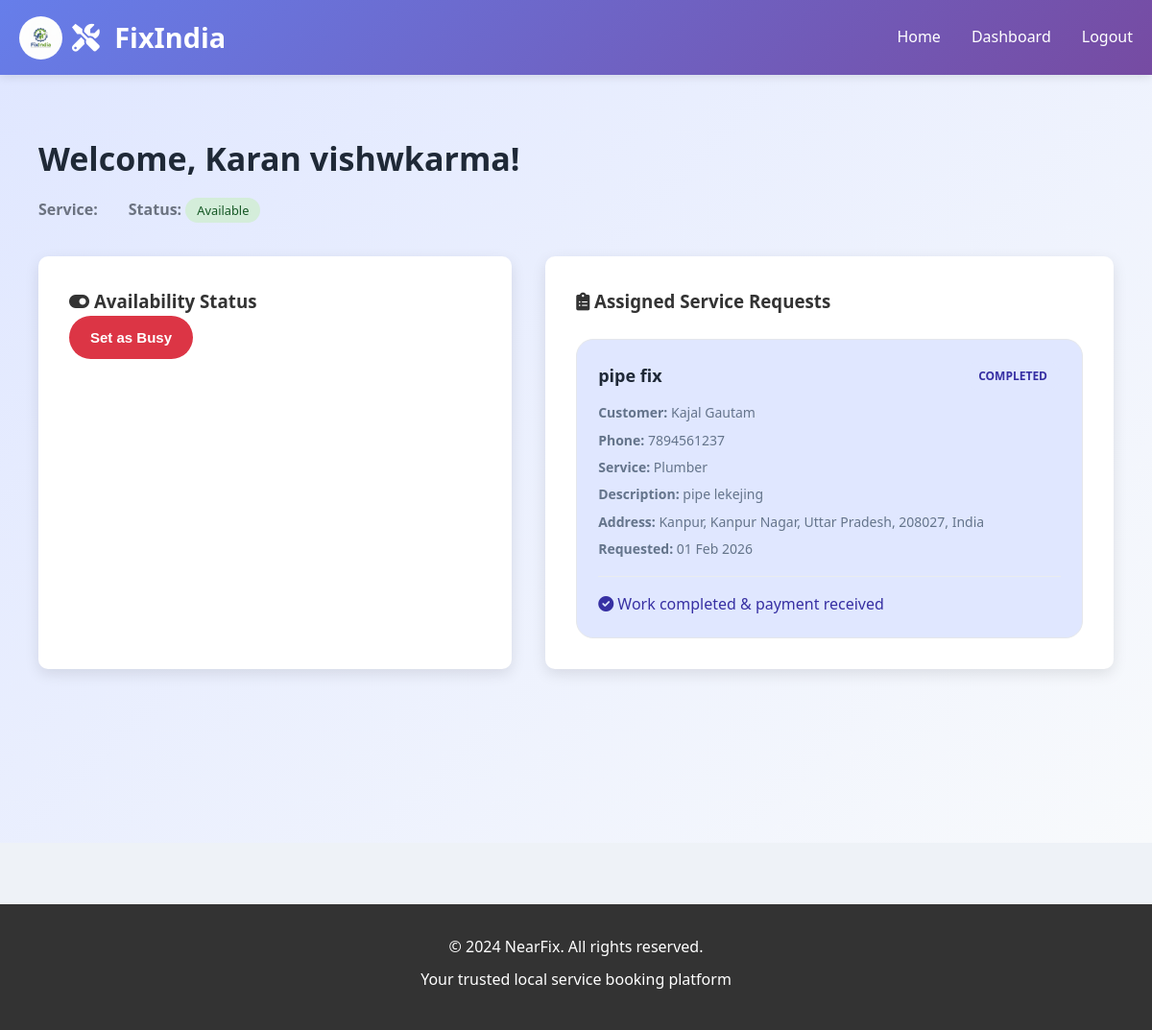
Screenshot of /helper/dashboard (signed in) with the database file from the repository.
### tables this page shows
CREATE TABLE helpers (
                helper_id INTEGER PRIMARY KEY AUTOINCREMENT,
                username TEXT UNIQUE NOT NULL,
                email TEXT UNIQUE NOT NULL,
                password TEXT NOT NULL,
                full_name TEXT NOT NULL,
                phone TEXT,
                service_type_id INTEGER,
                latitude REAL,
                longitude REAL,
                is_available BOOLEAN DEFAULT 1,
                is_approved BOOLEAN DEFAULT 0,
                created_at TIMESTAMP DEFAULT CURRENT_TIMESTAMP,
                FOREIGN KEY (service_type_id) REFERENCES services(service_id)
            );

CREATE TABLE service_requests (
                request_id INTEGER PRIMARY KEY AUTOINCREMENT,
                user_id INTEGER NOT NULL,
                helper_id INTEGER,
                service_type_id INTEGER NOT NULL,
                title TEXT NOT NULL,
                description TEXT NOT NULL,
                user_latitude REAL,
                user_longitude REAL,
                user_address TEXT,
                status TEXT DEFAULT 'pending',
                created_at TIMESTAMP DEFAULT CURRENT_TIMESTAMP,
                updated_at TIMESTAMP DEFAULT CURRENT_TIMESTAMP,
                FOREIGN KEY (user_id) REFERENCES users(user_id),
                FOREIGN KEY (helper_id) REFERENCES helpers(helper_id),
                FOREIGN KEY (service_type_id) REFERENCES services(service_id)
            );

CREATE TABLE users (
                user_id INTEGER PRIMARY KEY AUTOINCREMENT,
                username TEXT UNIQUE NOT NULL,
                email TEXT UNIQUE NOT NULL,
                password TEXT NOT NULL,
                full_name TEXT NOT NULL,
                phone TEXT,
                address TEXT,
                created_at TIMESTAMP DEFAULT CURRENT_TIMESTAMP
            );

CREATE TABLE services (
                service_id INTEGER PRIMARY KEY AUTOINCREMENT,
                service_name TEXT NOT NULL,
                description TEXT,
                created_at TIMESTAMP DEFAULT CURRENT_TIMESTAMP
            );

### app.py (the view)
    def decorated_function(*args, **kwargs):
        if 'user_id' not in session and 'helper_id' not in session and 'admin_id' not in session:
            return redirect(url_for('home'))
        return f(*args, **kwargs)

### app.py (called while the page is built)
def get_db_connection():
    conn = sqlite3.connect(DATABASE)
    conn.row_factory = sqlite3.Row
    return conn

@app.template_filter('date')
def format_date(value, fmt='%Y-%m-%d'):
    if isinstance(value, str):
        try:
            value = datetime.strptime(value, '%Y-%m-%d %H:%M:%S')
        except ValueError:
            return value
    return value.strftime(fmt)

def login_required(f):
    def decorated_function(*args, **kwargs):
        if 'user_id' not in session and 'helper_id' not in session and 'admin_id' not in session:
            return redirect(url_for('home'))
        return f(*args, **kwargs)
    decorated_function.__name__ = f.__name__
    return decorated_function

@app.route('/helper/dashboard')
@login_required
def helper_dashboard():
    if 'helper_id' not in session:
        return redirect(url_for('helper_login'))
    conn = get_db_connection()
    helper = conn.execute('SELECT * FROM helpers WHERE helper_id = ?', (session['helper_id'],)).fetchone()
    requests = conn.execute('''
        SELECT sr.*, u.full_name as user_name, u.phone as user_phone, s.service_name
        FROM service_requests sr
        JOIN users u ON sr.user_id = u.user_id
        JOIN services s ON sr.service_type_id = s.service_id
        WHERE sr.helper_id = ?
        ORDER BY sr.created_at DESC
    ''', (session['helper_id'],)).fetchall()
    conn.close()
    return render_template('helper_dashboard.html', helper=helper, requests=requests)

### templates/helper_dashboard.html (shortened to what this page needs)
{% extends "base.html" %}
{% block content %}
<section class="dashboard-section">
    <div class="container">
        <div class="dashboard-header">
            <h2>Welcome, {{ session.helper_name }}!</h2>
            <div class="helper-info">
                <p>
                    <strong>Service:</strong> {{ helper.service_name }}
                </p>
                <p>
                    <strong>Status:</strong>
                    <span class="availability-badge {{ 'available' if helper.is_available else 'busy' }}">
                        {{ 'Available' if helper.is_available else 'Busy' }}
                    </span>
                </p>
            </div>
        </div>
        <div class="dashboard-content">
            <div class="availability-card">
                <h3><i class="fas fa-toggle-on"></i> Availability Status</h3>
                <form method="POST" action="{{ url_for('toggle_availability') }}">
                    <button type="submit"
                            class="btn {{ 'btn-danger' if helper.is_available else 'btn-success' }}">
                        {{ 'Set as Busy' if helper.is_available else 'Set as Available' }}
                    </button>
                </form>
            </div>
            <div class="assigned-requests">
                <h3><i class="fas fa-clipboard-list"></i> Assigned Service Requests</h3>
                {% if requests %}
                    <div class="requests-list">
                        {% for request in requests %}
                            <div class="request-item status-{{ request.status }}">
                                <div class="request-header">
                                    <h4>{{ request.title }}</h4>
                                    <span class="status-badge status-{{ request.status }}">
                                        {{ request.status.replace('_',' ').title() }}
                                    </span>
                                </div>
                                <div class="request-details">
                                    <p><strong>Customer:</strong> {{ request.user_name }}</p>
                                    <p><strong>Phone:</strong> {{ request.user_phone }}</p>
                                    <p><strong>Service:</strong> {{ request.service_name }}</p>
                                    <p><strong>Description:</strong> {{ request.description }}</p>
                                    {% if request.user_address %}
                                        <p><strong>Address:</strong> {{ request.user_address }}</p>
                                    {% endif %}
                                    <p>
                                        <strong>Requested:</strong>
                                        {{ request.created_at | date('%d %b %Y') }}
                                    </p>
                                </div>
                                <div class="request-actions">
                                    {% if request.status == 'completed' %}
                                        <p class="success-text">
                                            <i class="fas fa-check-circle"></i>
                                            Work completed & payment received
                                        </p>
                                    {% endif %}
                                </div>
                            </div>
                        {% endfor %}
                    </div>
                {% else %}
                    <div class="no-requests">
                        <i class="fas fa-inbox"></i>
                        <p>No service requests assigned yet.</p>
                        <p>Set your availability to <b>Available</b> to receive requests.</p>
                    </div>
                {% endif %}
            </div>
        </div>
    </div>
</section>
{% endblock %}

### static/css/style.css (style rules this page uses)
* { margin: 0; padding: 0; box-sizing: border-box; }
body { font-family: 'Segoe UI', Tahoma, Geneva, Verdana, sans-serif; line-height: 1.6; color: #333; background-color: #f8f9fa; }
.container { max-width: 1200px; margin: 0 auto; padding: 0 20px; }
.btn { display: inline-block; padding: 12px 24px; border: none; border-radius: 5px; cursor: pointer; text-decoration: none; font-weight: 500; transition: all 0.3s; text-align: center; }
.btn-danger { background: #dc3545; color: white; }
.dashboard-section { padding: 2rem 0; }
.dashboard-header { margin-bottom: 2rem; }
.dashboard-header h2 { color: #333; margin-bottom: 0.5rem; }
.dashboard-content { display: grid; grid-template-columns: 1fr 1fr; gap: 2rem; }
.request-service-card, .availability-card { background: white; padding: 2rem; border-radius: 10px; box-shadow: 0 5px 15px rgba(0,0,0,0.1); }
.requests-history, .assigned-requests { background: white; padding: 2rem; border-radius: 10px; box-shadow: 0 5px 15px rgba(0,0,0,0.1); }
.requests-history h3, .assigned-requests h3 { margin-bottom: 1.5rem; color: #333; }
.requests-list { display: flex; flex-direction: column; gap: 1rem; }
.request-item { border: 2px solid #e9ecef; border-radius: 8px; padding: 1.5rem; transition: border-color 0.3s; }
.request-header { display: flex; justify-content: space-between; align-items: center; margin-bottom: 1rem; }
.request-header h4 { color: #333; }
.request-details p { margin-bottom: 0.5rem; color: #666; }
.request-actions { margin-top: 1rem; padding-top: 1rem; border-top: 1px solid #e9ecef; }
.status-badge { padding: 4px 12px; border-radius: 20px; font-size: 0.8rem; font-weight: 500; text-transform: uppercase; }
.status-completed { background: #d4edda; color: #155724; }
.availability-badge { padding: 4px 12px; border-radius: 20px; font-size: 0.8rem; font-weight: 500; }
.available { background: #d4edda; color: #155724; }
.helper-info { display: flex; gap: 2rem; align-items: center; flex-wrap: wrap; }
.helper-info p { margin: 0; }

### static/css/dashboard.css (style rules this page uses)
:root { --primary:#4f46e5; --primary-dark:#4338ca; --secondary:#64748b; --bg:#f1f5f9; --card:#ffffff; --border:#e5e7eb; --text:#1f2937; --muted:#6b7280; --success:#22c55e; --warning:#f59e0b; --danger:#ef4444; }
.dashboard-section { min-height:100vh; background:linear-gradient(135deg,#e0e7ff,#f8fafc); padding:60px 20px; }
.container { max-width:1200px; margin:auto; }
.dashboard-header { margin-bottom:35px; }
.dashboard-header h2 { font-size:34px; font-weight:700; color:var(--text); }
.dashboard-header p { color:var(--muted); margin-top:6px; }
.dashboard-content { display:grid; grid-template-columns:1fr 1.2fr; gap:35px; }
.btn { padding:14px 22px; border-radius:999px; border:none; cursor:pointer; font-size:15px; font-weight:600; display:inline-flex; align-items:center; gap:8px; transition:0.3s; }
.requests-list { display:flex; flex-direction:column; gap:18px; }
.request-item { border-radius:18px; padding:22px; border:1px solid var(--border); background:#fafafa; transition:0.3s; }
.request-header { display:flex; justify-content:space-between; align-items:center; margin-bottom:12px; }
.request-header h4 { font-size:18px; font-weight:700; color:var(--text); }
.status-badge { padding:6px 14px; border-radius:999px; font-size:12px; font-weight:700; text-transform:uppercase; }
.status-completed { background:#e0e7ff; color:#3730a3; }
.request-details p { font-size:14px; color:var(--secondary); margin:6px 0; }

### static/css/user.css (style rules this page uses)
html, body { margin: 0; padding: 0; font-family: 'Segoe UI', Tahoma, Geneva, Verdana, sans-serif; background: #eef2f7; overflow-y: auto; }

### rows the page displays
helpers: helper_name "Karan vishwkarma", is_available "Available", is_available "Set as Busy"
service_requests: title "pipe fix", status.replace "COMPLETED", user_name "Kajal Gautam", user_phone "7894561237", service_name "Plumber", description "pipe lekejing", user_address "Kanpur, Kanpur Nagar, Uttar Pradesh, 208027, India", shows "Work completed & payment received"
